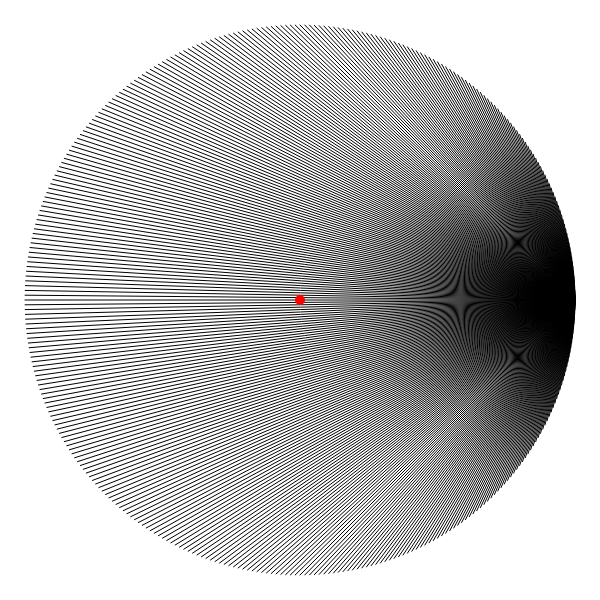
Frame 1 (no input)
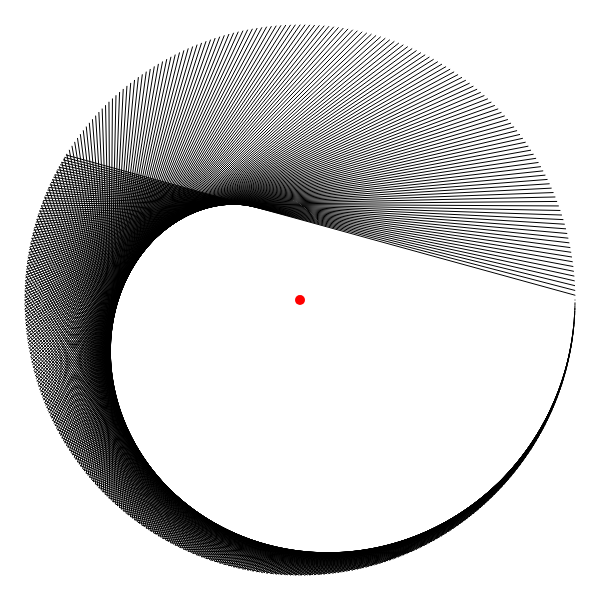
Frame 60 (no input)
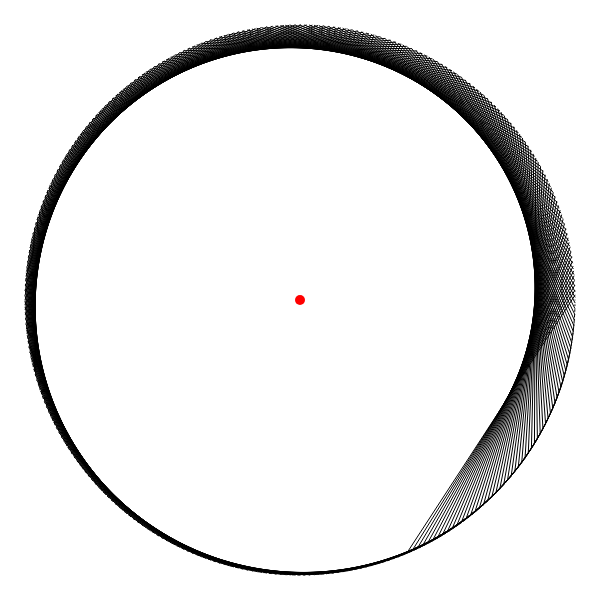
Frame 120 (the mouse pressed at the canvas centre since frame 60)

The p5.js sketch that drew these frames (run headless with seeded random() and noise() and a simulated clock; from frame 60 on, the mouse is pressed at the canvas centre):

// p5.js sketch
// ── sketch.js
let time = 0;
let n = 360;
let r = 275;
let looping = true;
let speed = 0.01;

function setup() {
	createCanvas(600,600);
}

function draw() {
	background(255);
	strokeWeight(1);
	translate(width/2,height/2);
	stroke(0);
	for (let val = 0; val < n; val++) {
		let angle = map(val,0,n,0,TWO_PI);
		let newval = (val*time)%n;
		let newangle = map(newval,0,n,0,TWO_PI);
		//point(r*cos(angle),r*sin(angle));
		line(r*cos(angle),r*sin(angle),r*cos(newangle),r*sin(newangle));
	}
	stroke(255,0,0);
	strokeWeight(10);
	point(0,0);
	time += speed;
}

function mouseClicked() {
	if (looping) {
		noLoop();
		looping = false;
	} else {
		loop();
		looping = true;
	}
}
